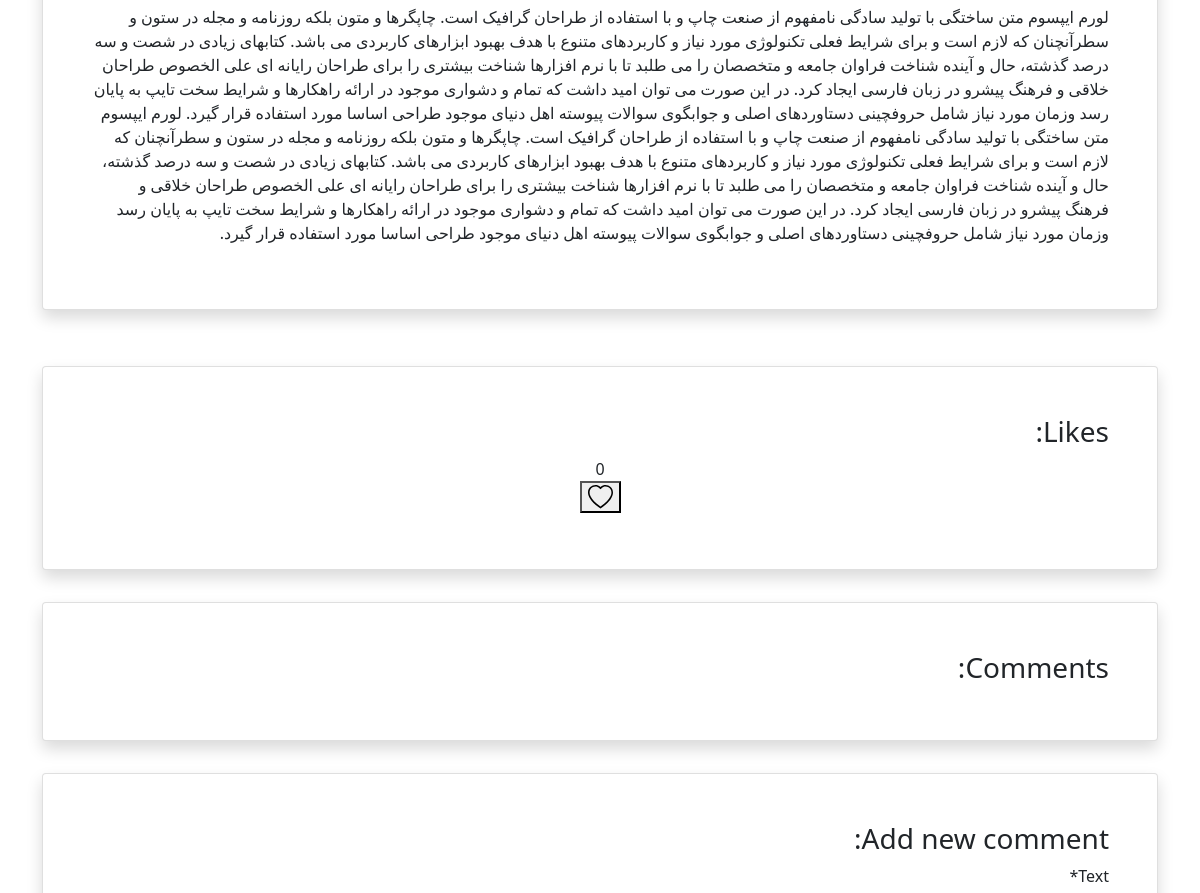
Page /post/9 (signed in, middle part) on the earlier database version.
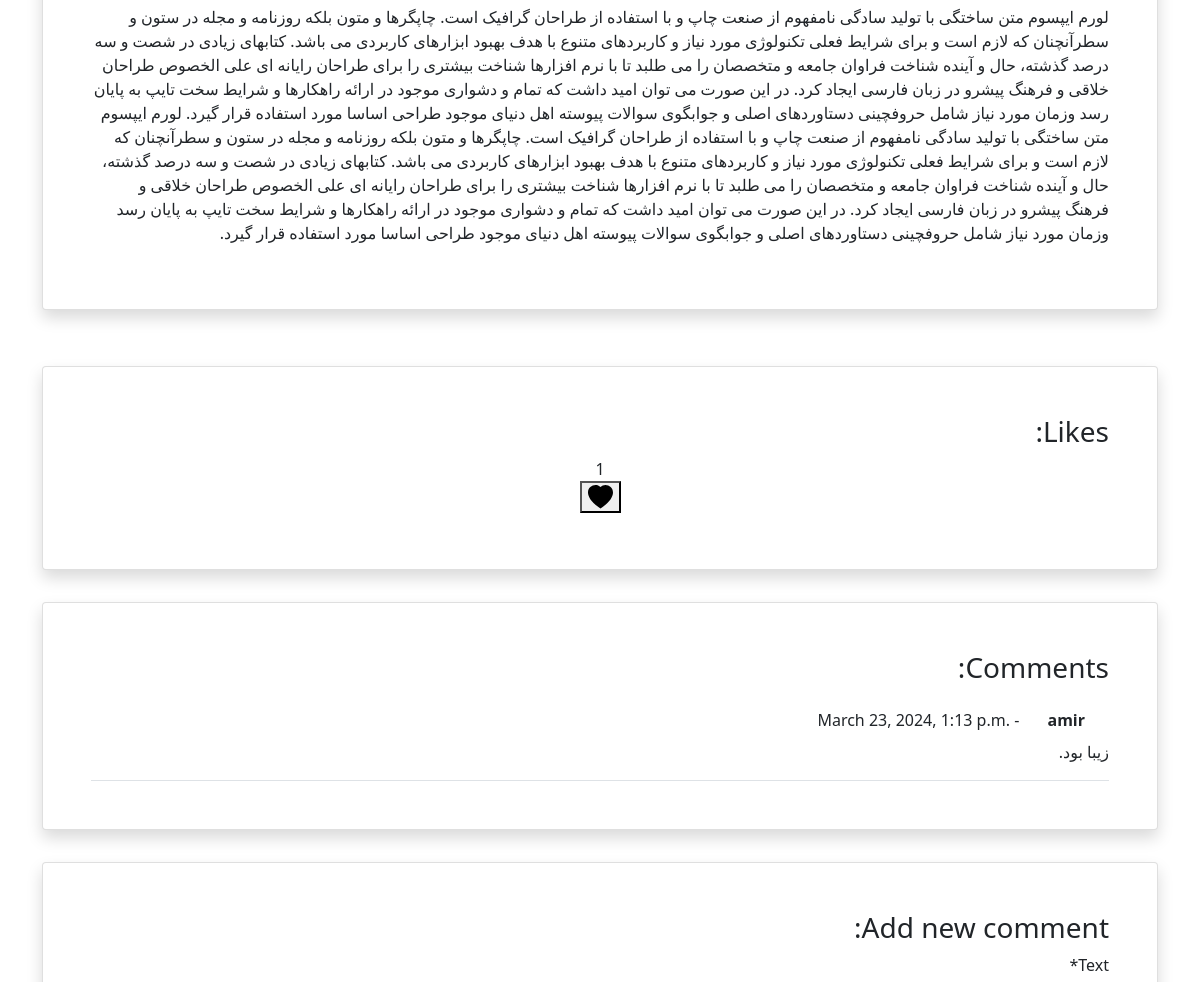
Same page on the later database version.
### blog/models.py (models this page shows, shortened)
class Post(models.Model):
    STATUS_CHOICES = (
        ('pub', 'Published'),
        ('drf', 'Draft'),
    )
    author = models.ForeignKey(get_user_model(), on_delete=models.CASCADE)
    title = models.CharField(max_length=200)
    text = models.TextField()
    status = models.CharField(choices=STATUS_CHOICES, max_length=3)
    cover = models.ImageField(upload_to='covers/', blank=True)
    likes = models.ManyToManyField(get_user_model(), related_name='liked_posts', blank=True)
    date_created = models.DateField(auto_now_add=True)
    datetime_created = models.DateTimeField(auto_now_add=True)
    datetime_modified = models.DateTimeField(auto_now=True)

class Comment(models.Model):
    user = models.ForeignKey(get_user_model(), on_delete=models.CASCADE)
    post = models.ForeignKey(Post, related_name='comments', on_delete=models.CASCADE)
    text = models.TextField()
    is_active = models.BooleanField(default=False)
    datetime_created = models.DateTimeField(auto_now_add=True)

### accounts/models.py (models this page shows)
class CustomUser(AbstractUser):
    pass

### blog/views.py (the view)
# urls.py: path('post/<int:pk>', post_detail_view, name="post_detail"),
@login_required
def post_detail_view(request, pk):
    post = get_object_or_404(Post, pk=pk)
    comments = post.comments.all()
    if request.method == "POST":
        comment_form = CommentForm(request.POST)
        if comment_form.is_valid():
            new_comment = comment_form.save(commit=False)
            new_comment.post = post
            new_comment.user = request.user
            new_comment.save()
            comment_form = CommentForm()
    else:
        comment_form = CommentForm()
    return render(request, 'blog/post_detail.html', context={'post': post, 'comments': comments,
                                                             'comment_form': comment_form, })

### blog/templates/blog/post_detail.html (shortened to what this page needs)
{% extends '_base.html' %}
{% load jalali_tags %}
{% load crispy_forms_tags %}
{% block content %}
    <div class="container mt-4">
        <div class="row">
            <div class="col-12">
                <div class="card shadow my-3 p-5">
                    <p class="mt-5">{{ post.text }}</p>
                </div>
            </div>
            <div class="container mt-4">
                <div class="row">
                    <div class="col-12">
                        <div class="card shadow my-3 p-5">
                            <h3>Likes:</h3>
                            <div class="text-center">
                                {{ post.likes.count }}
                                {% if user.is_authenticated %}
                                    {% if user in post.likes.all %}
                                        <form method="POST" action="{% url 'like_post' post.id %}">
                                            <button type="submit">
                                                <svg xmlns="http://www.w3.org/2000/svg" width="25" height="25"
                                                     fill="currentColor" class="bi bi-heart-fill" viewBox="0 0 16 16">
                                                    <path fill-rule="evenodd"
                                                          d="M8 1.314C12.438-3.248 23.534 4.735 8 15-7.534 4.736 3.562-3.248 8 1.314"/>
                                                </svg>
                                            </button>
                                        </form>
                                    {% else %}
                                        <form method="POST" action="{% url 'like_post' post.id %}">
                                            <button type="submit">
                                            </button>
                                        </form>
                                    {% endif %}
                                    </div>
                                {% endif %}
                        </div>
                    </div>
                </div>
            </div>
            <div class="col-12">
                <div class="card shadow my-3 p-5">
                    <h3>Comments:</h3>
                    {% if post.comments %}
                        {% for comment in post.comments.all %}
                            <div class="border-bottom mt-3">
                                <div class="review__meta" dir="rtl">
                                    <span class="review__published-date">{{ comment.datetime_created|to_jalali:'%Y/%m/%d' }}</span>
                                    <span class="review__dash"> - </span>
                                    <strong class="review__author px-4 ">{{ comment.user.username }}</strong>
                                </div>
                                <p class="mt-2">
                                    {{ comment.text }}
                                </p>
                            </div>
                        {% endfor %}
                    {% else %}
                        <p>No comments yet! Be the first one.</p>
                    {% endif %}
                </div>
            </div>
            <div class="col-12">
                <div class="card shadow my-3 p-5">
                    <h3>Add new comment:</h3>
                    <form method="POST">
                        {{ comment_form|crispy }}
                    </form>
                </div>
            </div>
        </div>
    </div>
{% endblock content %}

Differences in the rows shown:
computed for Post: likes.count "0" → "1"
added Comment: datetime_created|to_jalali "March 23, 2024, 1:13 p.m.", user.username "amir", text "زیبا بود."
